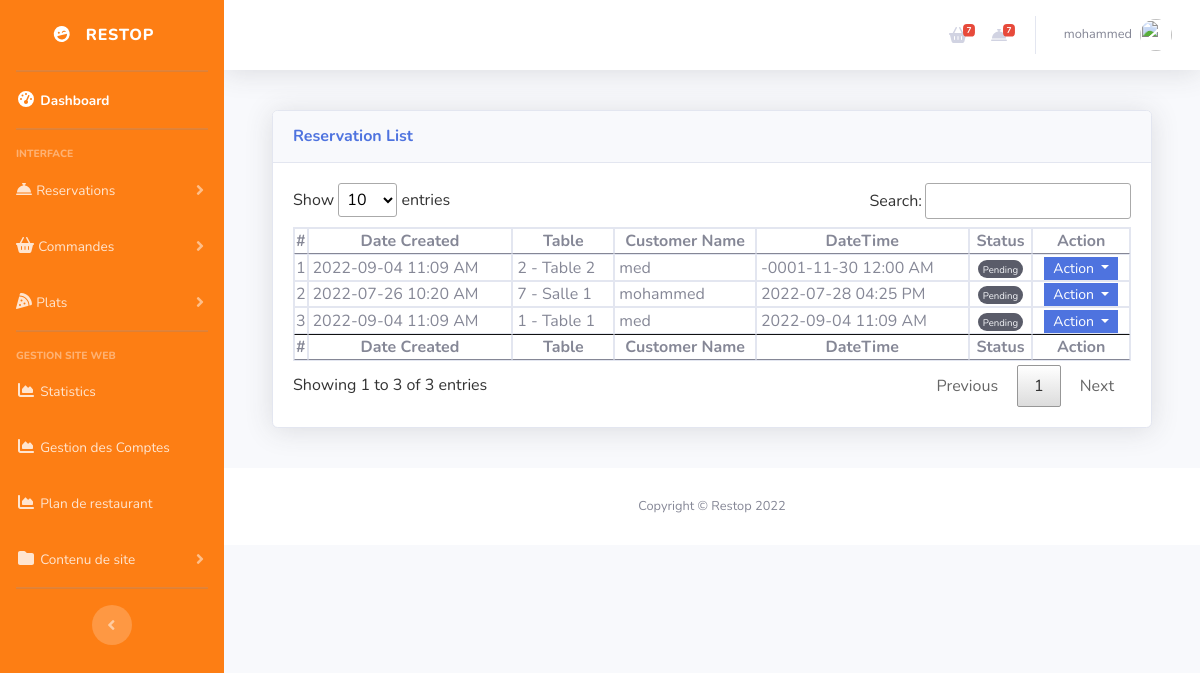
Page /Restop/admin/?page=reservation (signed in) on the committed database.
### tables this page shows
CREATE TABLE `reservation_list` (
  `reservation_id` int(11) NOT NULL,
  `customer_name` text NOT NULL,
  `contact` text NOT NULL,
  `email` text NOT NULL,
  `address` text NOT NULL,
  `table_id` int(11) NOT NULL,
  `datetime` timestamp NOT NULL DEFAULT current_timestamp(),
  `status` int(11) NOT NULL DEFAULT 0,
  `date_created` timestamp NOT NULL DEFAULT current_timestamp(),
  `id_client` int(30) NOT NULL
);

CREATE TABLE `table_list` (
  `table_id` int(11) NOT NULL,
  `tbl_no` varchar(11) NOT NULL,
  `name` varchar(30) NOT NULL,
  `description` text NOT NULL,
  `coordinates` text NOT NULL,
  `status` int(11) NOT NULL DEFAULT 1,
  `date_created` timestamp NOT NULL DEFAULT current_timestamp(),
  `type` int(2) NOT NULL
);

### Restop/admin/inc/reservation.php (the view, shortened to what this page needs)
<div class="card shadow mb-4">
    <div class="card-header py-3">
        <h6 class="m-0 font-weight-bold text-primary">Reservation List</h6>
    </div>
    <div class="card-body">
        <div class="table-responsive">
            <table class="table table-bordered" id="dataTable" width="100%" cellspacing="0">
                <thead>
                    <tr>
                      <th class="text-center p-0">#</th>
                      <th class="text-center p-0">Date Created</th>
                      <th class="text-center p-0">Table</th>
                      <th class="text-center p-0">Customer Name</th>
                      <th class="text-center p-0">DateTime</th>
                      <th class="text-center p-0">Status</th>
                      <th class="text-center p-0">Action</th>
                    </tr>
                </thead>
                <tfoot>
                    <tr>
                      <th class="text-center p-0">#</th>
                      <th class="text-center p-0">Date Created</th>
                      <th class="text-center p-0">Table</th>
                      <th class="text-center p-0">Customer Name</th>
                      <th class="text-center p-0">DateTime</th>
                      <th class="text-center p-0">Status</th>
                      <th class="text-center p-0">Action</th>
                    </tr>
                </tfoot>
                <tbody>
                  <?php
                  $sql = "SELECT r.*,t.tbl_no, t.name as tname FROM `reservation_list` r inner join `table_list` t on r.table_id = t.table_id order by r.`status` asc, STR_TO_DATE(r.`datetime`,'%s') asc";
                  $qry = $conn->query($sql);
                  $i = 1;
                      foreach ($qry as $row) {
                  ?>
                  <tr>
                      <td class="text-center p-0"><?php echo $i++; ?></td>
                      <td class="py-0 px-1"><?php echo date("Y-m-d h:i A",strtotime($row['date_created'])) ?></td>
                      <td class="py-0 px-1 text-truncate" title="<?php echo $row['tbl_no'].' - '.$row['tname'] ?>"><?php echo $row['tbl_no'].' - '.$row['tname'] ?></td>
                      <td class="py-0 px-1"><?php echo $row['customer_name'] ?></td>
                      <td class="py-0 px-1"><?php echo date("Y-m-d h:i A",strtotime($row['datetime'])) ?></td>
                      <td class="py-0 px-1 text-center">
                      <?php if($row['status'] == 1): ?>
                          <span class="badge bg-primary rounded-pill"><small>Confirmed</small></span>
                      <?php elseif($row['status'] == 2): ?>
                          <span class="badge bg-warning rounded-pill"><small>Arrived</small></span>
                      <?php elseif($row['status'] == 3): ?>
                          <span class="badge bg-success rounded-pill"><small>Done</small></span>
                      <?php elseif($row['status'] == 4): ?>
                          <span class="badge bg-danger rounded-pill"><small>No Show</small></span>
                      <?php elseif($row['status'] == 5): ?>
                          <span class="badge bg-danger rounded-pill"><small>Cancelled</small></span>
                      <?php else: ?>
                          <span class="badge bg-dark text-light rounded-pill"><small>Pending</small></span>
                      <?php endif; ?>
                      </td>
                      <th class="text-center py-0 px-1">
                          <div class="btn-group" role="group">
                              <button id="btnGroupDrop1" type="button" class="btn btn-primary dropdown-toggle btn-sm rounded-0 py-0" data-bs-toggle="dropdown" aria-expanded="false">
                              Action
                              </button>
                          </div>
                      </th>
                  </tr>
                  <?php } ?>
                </tbody>
            </table>
        </div>
    </div>
</div>

### Restop/admin/index.php (shortened to what this page needs)
<?php
$base=new DBConnection();
$conn=$base->connect();
$page = isset($_GET['page']) ? $_GET['page'] : 'home';
?>
<!DOCTYPE html>
<html lang="en">
<head>
    <link href="vendor/fontawesome-free/css/all.min.css" rel="stylesheet" type="text/css">
    <link href="vendor/fontawesome-free1/css/all.min.css" rel="stylesheet" type="text/css">
    <link rel="stylesheet" href="../Font-Awesome-master/css/all.min.css">
    <link rel="stylesheet" href="../css/bootstrap.min.css">
    <link rel="stylesheet" href="../select2/css/select2.min.css">
    <link rel="stylesheet" href="../summernote/summernote-lite.css">
    <link rel="stylesheet" href="../DataTables/datatables.min.css">
    <link href="css/sb-admin-2.min.css" rel="stylesheet">
</head>
<body id="page-top">
    <div id="wrapper">
        <ul class="navbar-nav bg-gradient-primary sidebar sidebar-dark accordion" id="accordionSidebar">
            <a class="sidebar-brand d-flex align-items-center justify-content-center" href="./../">
                <div class="sidebar-brand-icon rotate-n-15">
                    <i class="fas fa-laugh-wink"></i>
                </div>
                <div class="sidebar-brand-text mx-3">Restop<sup></sup></div>
            </a>
            <hr class="sidebar-divider my-0">
            <li class="nav-item active">
                <a class="nav-link" href="./">
                    <i class="fas fa-fw fa-tachometer-alt"></i>
                    <span>Dashboard</span></a>
            </li>
            <hr class="sidebar-divider">
            <div class="sidebar-heading">
                Interface
            </div>
            <li class="nav-item">
                <a class="nav-link collapsed" href="#" data-toggle="collapse" data-target="#collapseTwo"
                    aria-expanded="true" aria-controls="collapseTwo">
                    <i class="fa-solid fa-bell-concierge"></i>
                    <span>Reservations</span>
                </a>
            </li>
            <li class="nav-item">
                <a class="nav-link collapsed" href="#" data-toggle="collapse" data-target="#collapseCommande"
                    aria-expanded="true" aria-controls="collapseCommande">
                    <i class="fa-solid fa-basket-shopping"></i>
                    <span>Commandes</span>
                </a>
            </li>
            <li class="nav-item">
                <a class="nav-link collapsed" href="#" data-toggle="collapse" data-target="#collapsePlats"
                    aria-expanded="true" aria-controls="collapsePlats">
                    <i class="fa-solid fa-pizza-slice"></i>
                    <span>Plats</span>
                </a>
            </li>
            <hr class="sidebar-divider">
            <?php
            if(isset($_SESSION['status']) && $_SESSION['status']==0 ){
             ?>
            <div class="sidebar-heading">
                Gestion Site web
            </div>
            <li class="nav-item">
                <a class="nav-link" href="./?page=statistics">
                    <i class="fas fa-fw fa-chart-area"></i>
                    <span>Statistics</span></a>
            </li>
            <li class="nav-item">
                <a class="nav-link" href="./?page=admin">
                    <i class="fas fa-fw fa-chart-area"></i>
                    <span>Gestion des Comptes</span></a>
            </li>
            <li class="nav-item">
                <a class="nav-link" href="./?page=maintenance">
                    <i class="fas fa-fw fa-chart-area"></i>
                    <span>Plan de restaurant</span></a>
            </li>
            <li class="nav-item">
                <a class="nav-link collapsed" href="#" data-toggle="collapse" data-target="#collapsePages"
                    aria-expanded="true" aria-controls="collapsePages">
                    <i class="fas fa-fw fa-folder"></i>
                    <span>Contenu de site</span>
                </a>
            </li>
<?php } ?>
            <hr class="sidebar-divider d-none d-md-block">
            <div class="text-center d-none d-md-inline">
                <button class="rounded-circle border-0" id="sidebarToggle"></button>
            </div>
        </ul>
        <div id="content-wrapper" class="d-flex flex-column">
            <div id="content">
                <nav class="navbar navbar-expand navbar-light bg-white topbar mb-4 static-top shadow">
                    <ul class="navbar-nav ml-auto">
                        <li class="nav-item ">
                            <a class="nav-link " href="./?page=Commandes&E=Enregistrer" id="alertsDropdown" role="button"
                                >
                                <i class="fa-solid fa-basket-shopping"></i>
                                <?php
                                $check=0;
                                @$result= $conn->query("SELECT DISTINCT id_commande FROM commande where Etat='Enregistrer'");
                                while($row = mysqli_fetch_array($result)) {
                                    $check+=1;
                                }
                                ?>
                                <span class="badge badge-danger badge-counter"><?php echo $check; ?></span>
                            </a>
                        </li>
                        <li class="nav-item ">
                            <a class="nav-link " href="./?page=reservation" id="messagesDropdown" role="button"
                                >
                                <i class="fa-solid fa-bell-concierge"></i>
                                <span class="badge badge-danger badge-counter">7</span>
                            </a>
                        </li>
                        <li class="nav-item dropdown no-arrow">
                            <a class="nav-link dropdown-toggle" href="#" id="userDropdown" role="button"
                                data-toggle="dropdown" aria-haspopup="true" aria-expanded="false">
                                <span class="mr-2 d-none d-lg-inline text-gray-600 small"><?php echo $_SESSION['fullname'] ?></span>
                                <img class="img-profile rounded-circle"
                                    src="img/undraw_profile.svg">
                            </a>
                        </li>
                    </ul>
                </nav>
                <div class="container-fluid">
                    <div class="container py-3" id="page-container">
                        <?php
                            include 'inc/'.$page.'.php';
                        ?>
                    </div>
            </div>
            <footer class="sticky-footer bg-white">
                <div class="container my-auto">
                    <div class="copyright text-center my-auto">
                        <span>Copyright &copy; Restop 2022</span>
                    </div>
                </div>
            </footer>
        </div>
    </div>
</body>
</html>

### rows in the picture
reservation_list: date_created "2022-09-04 11:09 AM", table.tbl_no "2", table.name "Table 2", customer_name "med", datetime "-0001-11-30 12:00 AM", status "Pending"
reservation_list: date_created "2022-07-26 10:20 AM", table.tbl_no "7", table.name "Salle 1", customer_name "mohammed", datetime "2022-07-28 04:25 PM", status "Pending"
reservation_list: date_created "2022-09-04 11:09 AM", table.tbl_no "1", table.name "Table 1", customer_name "med", datetime "2022-09-04 11:09 AM", status "Pending"

### other values in the picture
$check "7"
$_SESSION['fullname'] "mohammed"
